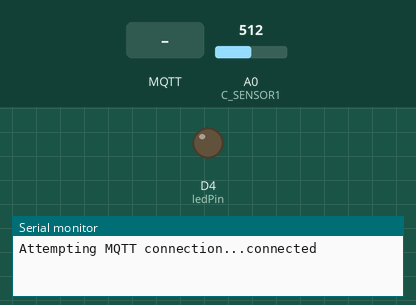
Recording of a sketch running on a simulated ESP8266 (Wemos D1 mini). Parts: output pins drawn as LEDs (lit = HIGH), the last lines printed to the serial monitor. The inputs (shaded band) are chosen by the test bench; at power-on: A0 (C_SENSOR1) = 512. No MQTT or app messages arrive unless stated.

Above: at 6.2 s.
6.3 s: MQTT message "1" arrives on the first subscribed topic
At 6.7 s:
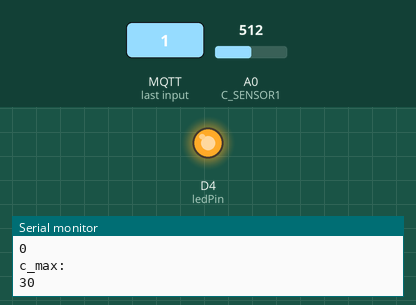
7.8 s: MQTT message "0" arrives on the first subscribed topic
At 9.1 s:
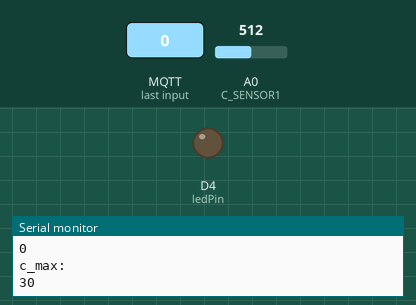
Timing chart, 0 to 10.8 s (numbered marks = the images above; inputs shaded):
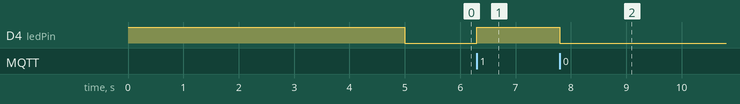

The sketch:

esp8266_mqtt_acs712.ino
```cpp
//code write by Moz for YouTube changel logMaker360, 24-11-2016
//code belongs to this video: https://youtu.be/nAUUdbUkJEI

#include <EEPROM.h>
#include <ESP8266WiFi.h>
#include <PubSubClient.h>
#include <ESP8266WebServer.h>

// Connect to the WiFi
const char* ssid = "depto14";                           //!!!!!!!!!!!!!!!!!!!!!
const char* password = "*************!";                //!!!!!!!!!!!!!!!!!!!!!
const char* mqtt_server = "192.168.0.24";                 //!!!!!!!!!!!!!!!!!!!!!

ESP8266WebServer server(80);
WiFiClient espClient;
PubSubClient client(espClient);

String localip = "elektronip";
String elektronname = "Elektron";
String currtime = "elektrontime";
String data = "elektrondata";

//Current Sensor ACS712 Variable Set
#define C_SENSOR1 A0
#define relay 2

//For analog read
int r1 = LOW;
int r1_received = LOW;
int incomingByte = 0;   // for incoming serial data
int c_min = 0;
int c_max = 30;

//For analog read
double value;

//Constants to convert ADC divisions into mains current values.
double ADCvoltsperdiv = 0.0048;
double VDoffset = 2.4476; //Initial value (corrected as program runs)

//Equation of the line calibration values
double factorA = 15.35; //factorA = CT reduction factor / rsens
double Ioffset = 0;

//Constants set voltage waveform amplitude.
double SetV = 217.0;

//Counter
int counter=0;

int samplenumber = 4000;

//Used for calculating real, apparent power, Irms and Vrms.
double sumI=0.0;

int sum1i=0;
double sumVadc=0.0;

double Vadc,Vsens,Isens,Imains,sqI,Irms;
double apparentPower;

const byte ledPin = D4; // digital pin 4 on a weMos D1 mini is next to ground so easy to stick a LED in.

void callback(char* topic, byte* payload, unsigned int length) {
 Serial.print("Message arrived [");
 Serial.print(topic);
 Serial.print("] ");
 for (int i=0;i<length;i++) {
  char receivedChar = (char)payload[i];
  Serial.print(receivedChar);
  if (receivedChar == '1')
  digitalWrite(ledPin, HIGH);
  if (receivedChar == '0')
   digitalWrite(ledPin, LOW);
  if (receivedChar == '2')
   Serial.println("Retrieve Data Forced");
  func_read_current_sensor();

  char data[80];

  String payload = "{\"ip\":\"" + localip + "\",\"time\":\"" + currtime + "\",\"name\":\"" + elektronname + "\",\"data\":\"" + apparentPower + "\"}";
  payload.toCharArray(data, (payload.length() + 1));

  client.publish("esp8266status", data);
  }
  Serial.println();
}


void reconnect() {
 // Loop until we're reconnected
 while (!client.connected()) {
 Serial.print("Attempting MQTT connection...");
 // Attempt to connect
 if (client.connect("ESP8266 Client")) {
  Serial.println("connected");
  // ... and subscribe to topic
  client.subscribe("ledStatus");
 } else {
  Serial.print("failed, rc=");
  Serial.print(client.state());
  Serial.println(" try again in 5 seconds");
  // Wait 5 seconds before retrying
  delay(5000);
  }
 }
}

void setup()
{
 Serial.begin(9600);

 client.setServer(mqtt_server, 1883);
 client.setCallback(callback);

 pinMode(ledPin, OUTPUT);
 digitalWrite(ledPin, HIGH);
 client.publish("esp8266status", "Relay OFF");
 delay(5000);
 digitalWrite(ledPin, LOW);
}

void func_read_current_sensor() {
  Serial.println("func_read_current_sensor");

  value = analogRead(C_SENSOR1);

  //Summing counter
  counter++;

  //Voltage at ADC
  Vadc = value * ADCvoltsperdiv;

  //Remove voltage divider offset
  Vsens = Vadc-VDoffset;

  //Current transformer scale to find Imains
  Imains = Vsens;

  //Calculates Voltage divider offset.
  sum1i++; sumVadc = sumVadc + Vadc;
  if (sum1i>=1000) {VDoffset = sumVadc/sum1i; sum1i = 0; sumVadc=0.0;}

  //Root-mean-square method current
  //1) square current values
  sqI = Imains*Imains;
  //2) sum
  sumI=sumI+sqI;

  Serial.println("Reading ACS712 Current Sensor");
  counter=0;
  //Calculation of the root of the mean of the current squared (rms)
  Irms = factorA*sqrt(sumI/samplenumber)+Ioffset;
  if (Irms<0.05) {Irms=0;}

  //Calculation of the root of the mean of the voltage squared (rms)


  /*if (Irms < c_min || Irms > c_max) {
    digitalWrite(RELAY1, HIGH);
    r1 = 0;
  }*/

  apparentPower = Irms * SetV;
  Serial.println("Watios: ");
  Serial.println(apparentPower);
  Serial.println("Voltaje: ");
  Serial.println(SetV);
  Serial.println("Amperios: ");
  Serial.println(Irms);
  Serial.println("status: ");
  Serial.println(r1);
  Serial.println("c_max: ");
  Serial.println(c_max);
  Serial.println();

  //Reset values ready for next sample.
  sumI=0.0;

}

void loop()
{
 if (!client.connected()) {
  reconnect();
 }
 IPAddress ip = WiFi.localIP();
 localip = String(ip[0]) + '.' + String(ip[1]) + '.' + String(ip[2]) + '.' + String(ip[3]);
 client.loop();
}
```

Measured:
- after the input at 6.3 s, D4 (ledPin): LOW → HIGH at once
- after the input at 7.8 s, D4 (ledPin): HIGH → LOW at once
